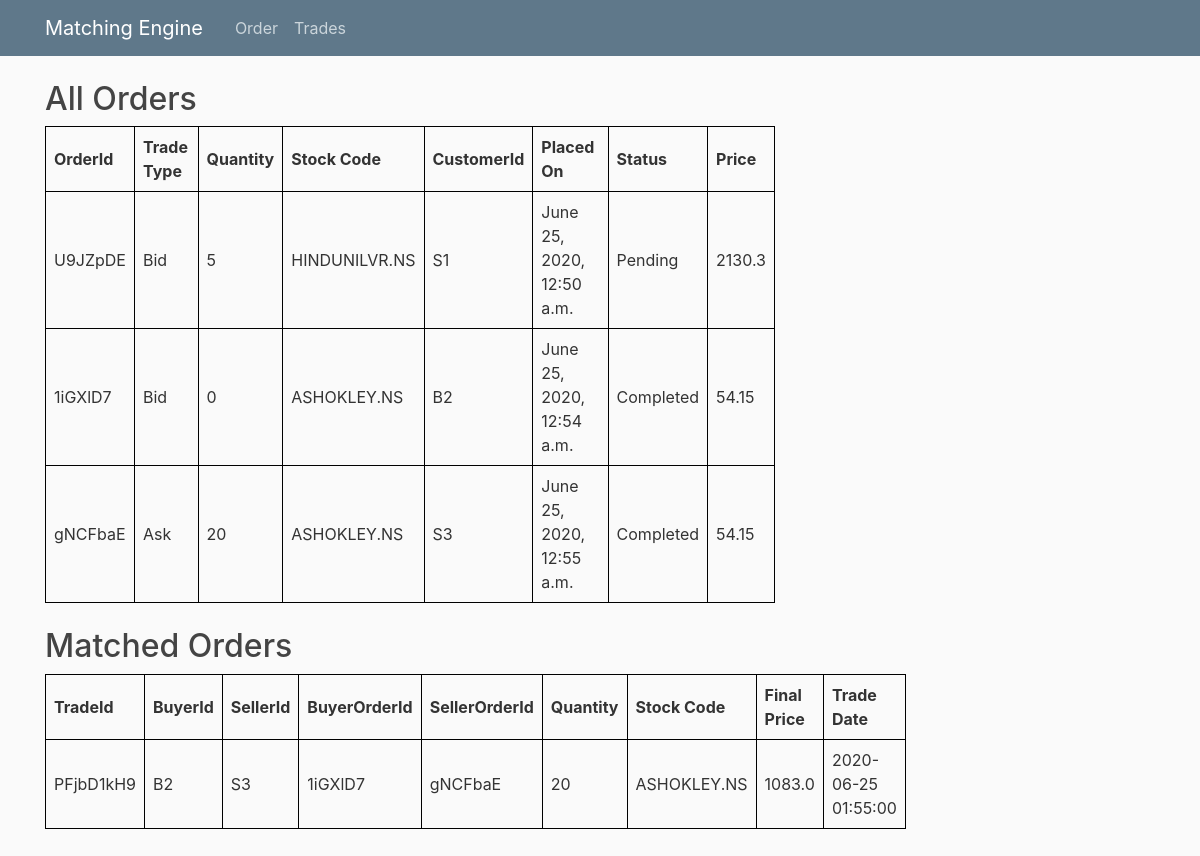
Page /trades/ on the committed database.
### stocks/models.py (models this page shows, shortened)
class Order(models.Model):
    id=models.CharField(max_length=15,primary_key=True)
    stock_type = models.CharField(max_length=255, default="", choices=stock_choices)
    price=models.FloatField(default=0)
    quantity=models.IntegerField(default=0)
    order_type=models.CharField(max_length=255, choices=choices)
    placed_on = models.DateTimeField(default=datetime.now)

### stocks/views.py (the view)
# urls.py: path('trades/', views.trades, name='trades'),
def trades(request):
    order={}
    buy_orders = []
    sell_orders = []
    matched_orders = []
    order_book = []
    orders_from_db = Order.objects.all()
    for o in orders_from_db:
        order = make_order(o.id, o.order_type, o.quantity, o.stock_type, o.price,o.placed_on)
        buy_orders, sell_orders, matched_orders,order_book = matching_algo(
            buy_orders, sell_orders, matched_orders, order, order_book)
    print(order_book)
    print("\n\n\n")
    print(matched_orders)
    context={
        'matched_orders':matched_orders,
        'order_book':order_book
    }
    return render(request,'stocks/trades.html',context)

### stocks/views.py (called while the page is built)
def generate_id(length):
    rand_str = ''
    for i in range(length):
        rand_str = rand_str + \
            randomIdStr[random.randrange(0, len(randomIdStr))]
    return rand_str

def make_order(cust_id, trade_type, quantity, stock_code, stockprice,placed_on):
    order = {"order_id": generate_id(7),
             "trade_type": trade_type,
             "quantity": quantity,
             "stock_code": stock_code,
             "customer_id": cust_id,
             "placed_on": placed_on,
             "status": "Pending",
             "stock_price": stockprice
             }
    return order

def create_match_order(buyer_id, seller_id, buyer_order_id, seller_order_id, quantity, stock_code, stock_price):
    match_order = {"trade_id": generate_id(9),
                   "buyer_id": buyer_id,
                   "seller_id": seller_id,
                   "buyer_order_id": buyer_order_id,
                   "seller_order_id": seller_order_id,
                   "quantity": quantity,
                   "stock_code": stock_code,
                   "final_price": stock_price,
                   "trade_date": str(datetime.now())}
    return match_order

def add_buy_orders(buy_orders, order):
    buy_orders.append(order)
    buy_orders = sorted(buy_orders, key=lambda i: i['stock_price'], reverse=True)
    return buy_orders

def add_matched_orders(matched_orders, order):
    matched_orders.append(order)
    return matched_orders

### stocks/templates/stocks/trades.html (shortened to what this page needs)
{% extends 'stocks/base.html' %}
{% block content %}
<h2>All Orders</h2>
<table>
    <tr>
        <th>OrderId</th>
        <th>Trade Type</th>
        <th>Quantity</th>
        <th>Stock Code</th>
        <th>CustomerId</th>
        <th>Placed On</th>
        <th>Status</th>
        <th>Price</th>
    </tr>
    {% for order in order_book %}
        <tr>
            <td>{{order.order_id}}</td>
            <td>{{order.trade_type}}</td>
            <td>{{order.quantity}}</td>
            <td>{{order.stock_code}}</td>
            <td>{{order.customer_id}}</td>
            <td>{{order.placed_on}}</td>
            <td>{{order.status}}</td>
            <td>{{order.stock_price}}</td>
        </tr>
    {% endfor %}
</table>
<br>
<h2>Matched Orders</h2>
<table>
    <tr>
        <th>TradeId</th>
        <th>BuyerId</th>
        <th>SellerId</th>
        <th>BuyerOrderId</th>
        <th>SellerOrderId</th>
        <th>Quantity</th>
        <th>Stock Code</th>
        <th>Final Price</th>
        <th>Trade Date</th>
    </tr>
    {% for order in matched_orders %}
    <tr>
        <td>{{order.trade_id}}</td>
        <td>{{order.buyer_id}}</td>
        <td>{{order.seller_id}}</td>
        <td>{{order.buyer_order_id}}</td>
        <td>{{order.seller_order_id}}</td>
        <td>{{order.quantity}}</td>
        <td>{{order.stock_code}}</td>
        <td>{{order.final_price}}</td>
        <td>{{order.trade_date}}</td>
    </tr>
    {% endfor %}
</table>
<br>
<br>
{% endblock content %}

### stocks/templates/stocks/base.html (shortened to what this page needs)
{% load static %}
<!DOCTYPE html>
<html>
<head>
    <link rel="stylesheet" href="https://maxcdn.bootstrapcdn.com/bootstrap/4.0.0/css/bootstrap.min.css"
>
    <link rel="stylesheet" type="text/css" href="{% static 'stocks/main.css' %}">
</head>
<body>
    <header class="site-header">
        <nav class="navbar navbar-expand-md navbar-dark bg-steel fixed-top">
            <div class="container">
                <a class="navbar-brand mr-4" href="{% url 'order' %}">Matching Engine</a>
                <div class="collapse navbar-collapse" id="navbarToggle">
                    <div class="navbar-nav mr-auto">
                        <a class="nav-item nav-link" href="{% url 'order' %}">Order</a>
                        <a class="nav-item nav-link" href="{% url 'trades' %}">Trades</a>
                    </div>
                </div>
            </div>
        </nav>
    </header>
    <main role="main" class="container">
        <div class="row">
            <div class="col-md-8">
                {% block content %}{% endblock %}
            </div>
        </div>
    </main>
</body>
</html>

### stocks/static/stocks/main.css (style rules this page uses)
body { background: #fafafa; color: #333333; margin-top: 5rem; }
h1, h2, h3, h4, h5, h6 { color: #444444; }
.bg-steel { background-color: #5f788a; }
.site-header .navbar-nav .nav-link { color: #cbd5db; }

### stocks/templates/stocks/base.html (style rules this page uses)
table { border-collapse: collapse; }
table, td, th { border: 1px solid black; }
th,td { padding:8px }

### rows in the picture
Order: trade_type "Bid", stock_code "HINDUNILVR.NS", customer_id "S1", placed_on "June 25, 2020, 12:50 a.m.", stock_price "2130.3"
Order: trade_type "Bid", stock_code "ASHOKLEY.NS", customer_id "B2", placed_on "June 25, 2020, 12:54 a.m.", stock_price "54.15", buyer_id "B2"
Order: trade_type "Ask", stock_code "ASHOKLEY.NS", customer_id "S3", placed_on "June 25, 2020, 12:55 a.m.", stock_price "54.15", seller_id "S3", stock_code "ASHOKLEY.NS"

### other values in the picture
{{ order.order_id }} "U9JZpDE" "1iGXlD7" "gNCFbaE"
{{ order.quantity }} "5" "0" "20"
{{ order.status }} "Pending" "Completed" "Completed"
{{ order.trade_id }} "PFjbD1kH9"
{{ order.buyer_order_id }} "1iGXlD7"
{{ order.seller_order_id }} "gNCFbaE"
{{ order.quantity }} "20"
{{ order.final_price }} "1083.0"
{{ order.trade_date }} "2020-06-25 01:55:00"
